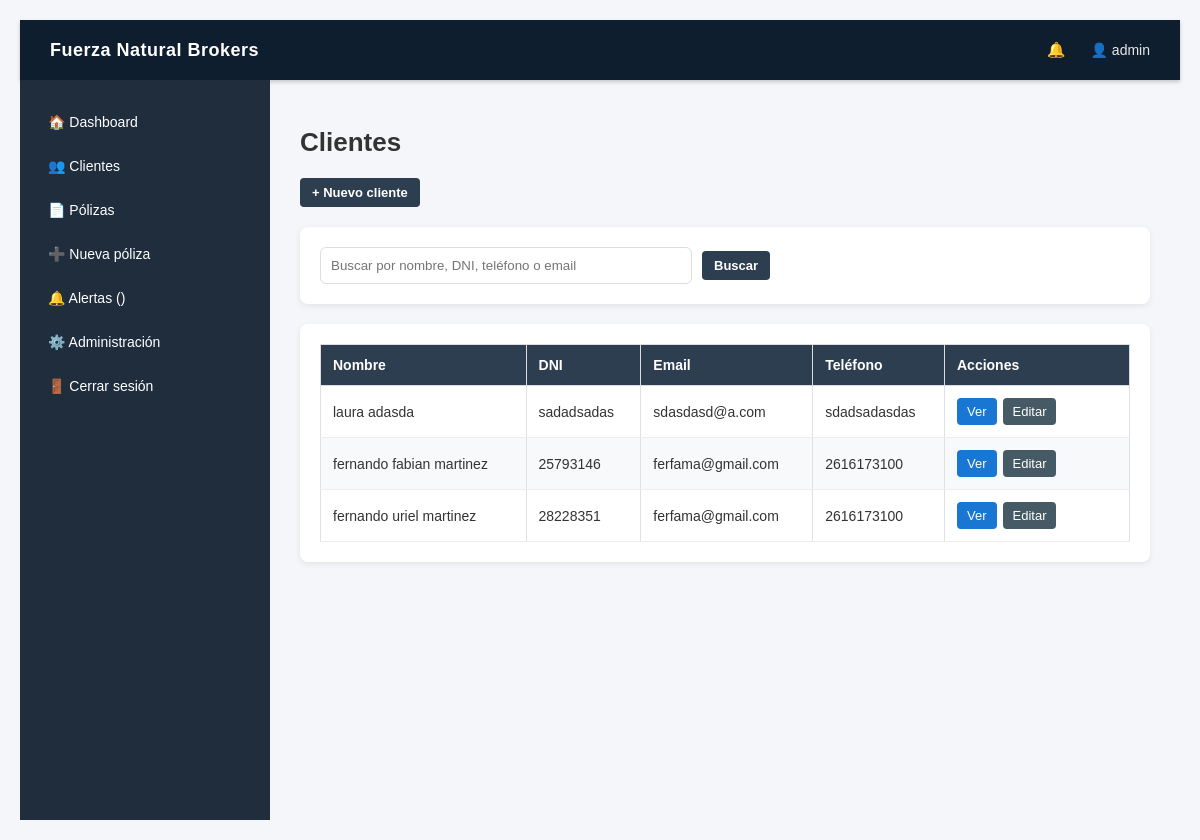
Page /clientes/ (signed in) on the earlier database version.
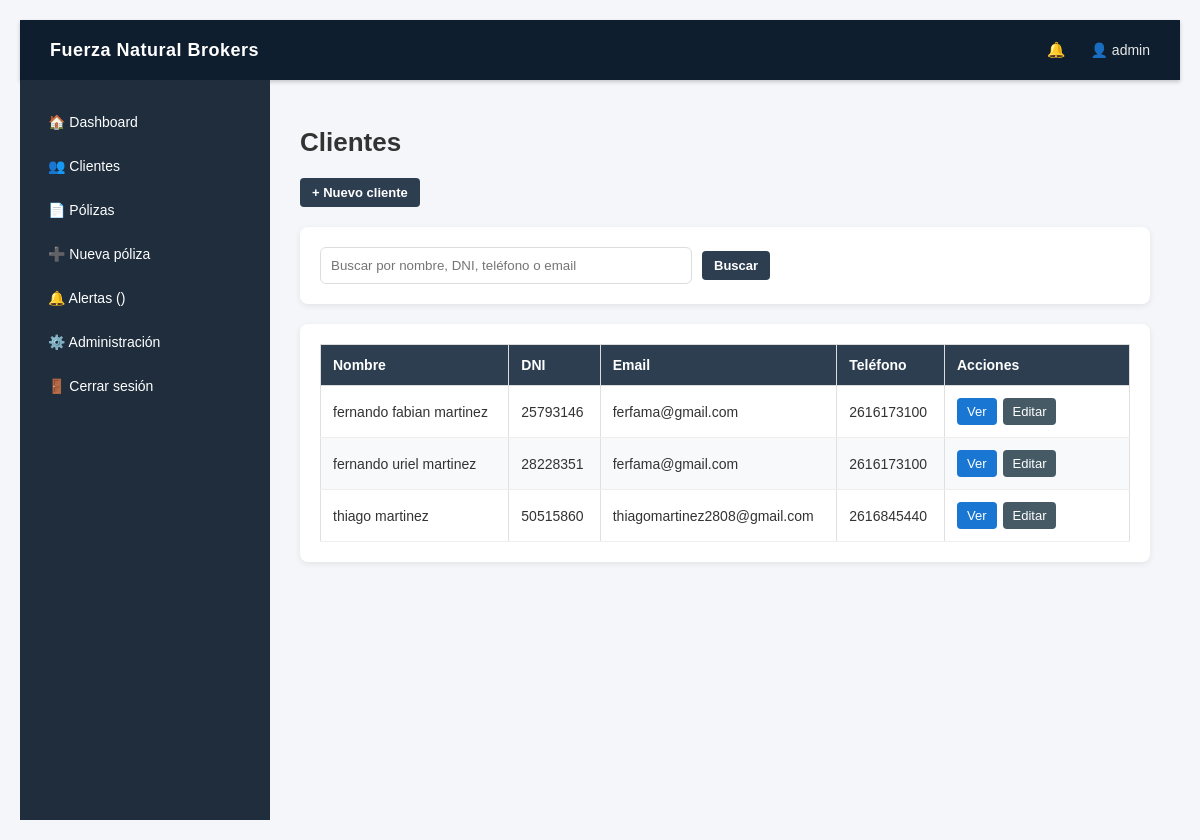
Same page on the later database version.
### accounts/models.py (models this page shows, shortened)
class User(AbstractUser):
    is_producer = models.BooleanField(default=False)

### clients/models.py (models this page shows, shortened)
class Client(models.Model):
    first_name = models.CharField(max_length=100, db_index=True)
    last_name = models.CharField(max_length=100, db_index=True)
    dni = models.CharField(
        max_length=20,
        unique=True,
        blank=True,
        null=True,
        db_index=True,
    )
    phone = models.CharField(max_length=20)
    email = models.EmailField(
        blank=True,
        null=True,
    )
    producer = models.ForeignKey(
        User,
        on_delete=models.CASCADE,
        limit_choices_to={"is_producer": True},
    )
    created_at = models.DateTimeField(auto_now_add=True)
    class Meta:
        ordering = ["last_name", "first_name"]
        indexes = [
            models.Index(fields=["last_name"]),
            models.Index(fields=["dni"]),
        ]

### clients/views.py (the view, shortened to what this page needs)
# urls.py: path("", views.lista_clientes, name="clientes"),
@login_required
def lista_clientes(request):
    buscar = request.GET.get("buscar", "")
    clientes = Client.objects.all()
    clientes = clientes.order_by("last_name", "first_name")
    return render(
        request,
        "clientes/lista_clientes.html",
        {
            "clientes": clientes,
            "buscar": buscar,
        },
    )

### templates/clientes/lista_clientes.html (shortened to what this page needs)
{% extends "base.html" %}
{% block content %}
<h1 class="title">Clientes</h1>
<div style="margin-bottom:20px;">
<a href="{% url 'clients:crear_cliente' %}" class="btn btn-primary">
+ Nuevo cliente
</a>
</div>
<div class="card">
<form method="get" class="buscador-clientes">
<input
type="text"
name="buscar"
placeholder="Buscar por nombre, DNI, teléfono o email"
value="{{ buscar }}"
>
<button type="submit" class="btn btn-primary">
Buscar
</button>
</form>
</div>
<div class="card">
<table class="tabla-clientes">
<thead>
<tr>
<th>Nombre</th>
<th>DNI</th>
<th>Email</th>
<th>Teléfono</th>
<th style="width:160px;">Acciones</th>
</tr>
</thead>
<tbody>
{% for cliente in clientes %}
<tr>
<td>
{{ cliente.first_name }} {{ cliente.last_name }}
</td>
<td>
{{ cliente.dni|default:"—" }}
</td>
<td>
{{ cliente.email|default:"—" }}
</td>
<td>
{{ cliente.phone|default:"—" }}
</td>
<td>
<div class="acciones">
<a href="{% url 'clients:ver_cliente' cliente.id %}" class="btn-tabla btn-ver">
Ver
</a>
<a href="{% url 'clients:editar_cliente' cliente.id %}" class="btn-tabla btn-editar">
Editar
</a>
</div>
</td>
</tr>
{% empty %}
<tr>
<td colspan="5" style="text-align:center;padding:25px;">
No se encontraron clientes.
</td>
</tr>
{% endfor %}
</tbody>
</table>
</div>
{% endblock %}

### templates/base.html (shortened to what this page needs)
{% load static %}
<!DOCTYPE html>
<html lang="es">
<head>
<link rel="stylesheet" href="{% static 'images/css/crm.css' %}">
</head>
<body>
<div class="topbar">
<div class="logo">
Fuerza Natural Brokers
</div>
<div class="topbar-right">
<div class="alert-bell">
🔔
</div>
<div class="user-info">
👤 {{ request.user.username }}
</div>
</div>
</div>
<div class="layout">
<div class="sidebar">
<a href="/">🏠 Dashboard</a>
<a href="/clientes/">👥 Clientes</a>
<a href="/polizas/">📄 Pólizas</a>
<a href="/polizas/nueva/">➕ Nueva póliza</a>
<a href="/alertas/">
🔔 Alertas
<span class="
">
({{ alert_count }})
</span>
</a>
<a href="/admin/">⚙️ Administración</a>
<a href="/accounts/logout/">🚪 Cerrar sesión</a>
</div>
<div class="content">
{% block content %}
{% endblock %}
</div>
</div>
</body>
</html>

### static/images/css/crm.css (style rules this page uses)
body { font-family: Arial, Helvetica, sans-serif; background: #f4f6f8; margin: 0; padding: 20px; color: #333; }
h1 { font-size: 26px; margin-bottom: 20px; font-weight: 600; }
.card { background: white; padding: 20px; margin-bottom: 20px; border-radius: 8px; box-shadow: 0 2px 6px rgba(0,0,0,0.08); }
.btn { display: inline-block; padding: 7px 12px; font-size: 13px; text-decoration: none; border-radius: 4px; font-weight: bold; margin-right: 4px; border: none; cursor: pointer; }
.btn-primary { background: #2c3e50; color: white; }
table { width: 100%; border-collapse: collapse; background: white; font-size: 14px; table-layout: auto; }
th { background: #2c3e50; color: white; padding: 12px; text-align: left; border: 1px solid #dcdcdc; white-space: nowrap; }
td { padding: 10px; border: 1px solid #e0e0e0; vertical-align: middle; }
tr:nth-child(even) { background: #f8f9fb; }

### templates/base.html (style rules this page uses)
body { margin:0; font-family:Arial, Helvetica, sans-serif; background:#f4f6f9; }
.topbar { height:60px; background:#0f1e2e; color:white; display:flex; align-items:center; justify-content:space-between; padding:0 30px; box-shadow:0 2px 4px rgba(0,0,0,0.2); }
.logo { font-weight:bold; font-size:18px; letter-spacing:0.5px; }
.topbar-right { display:flex; align-items:center; gap:20px; }
.alert-bell { position:relative; cursor:pointer; font-size:15px; }
.layout { display:flex; min-height:calc(100vh - 60px); }
.sidebar { width:250px; background:#1f2d3d; padding-top:20px; }
.sidebar a { display:block; color:white; padding:14px 25px; text-decoration:none; font-size:14px; transition:0.2s; border-left:3px solid transparent; }
.content { flex:1; padding:30px; }
.user-info { font-size:14px; opacity:0.9; }

### templates/clientes/lista_clientes.html (style rules this page uses)
.buscador-clientes { display:flex; gap:10px; align-items:center; flex-wrap:wrap; }
.buscador-clientes input { padding:10px; width:350px; border:1px solid #ddd; border-radius:6px; }
.tabla-clientes { width:100%; border-collapse:collapse; font-size:14px; }
.tabla-clientes th { background:#2c3e50; color:white; padding:12px; text-align:left; }
.tabla-clientes td { padding:12px; border-bottom:1px solid #eee; }
.acciones { display:flex; gap:6px; }
.btn-tabla { padding:6px 10px; font-size:13px; border-radius:4px; text-decoration:none; }
.btn-ver { background:#1976d2; color:white; }
.btn-editar { background:#455a64; color:white; }

Differences in the rows shown:
removed Client: first_name "laura", last_name "adasda", dni "sadadsadas", email "sdasdasd@a.com", phone "sdadsadasdas"
added Client: first_name "thiago", last_name "martinez", dni "50515860", email "thiagomartinez2808@gmail.com", phone "2616845440"
